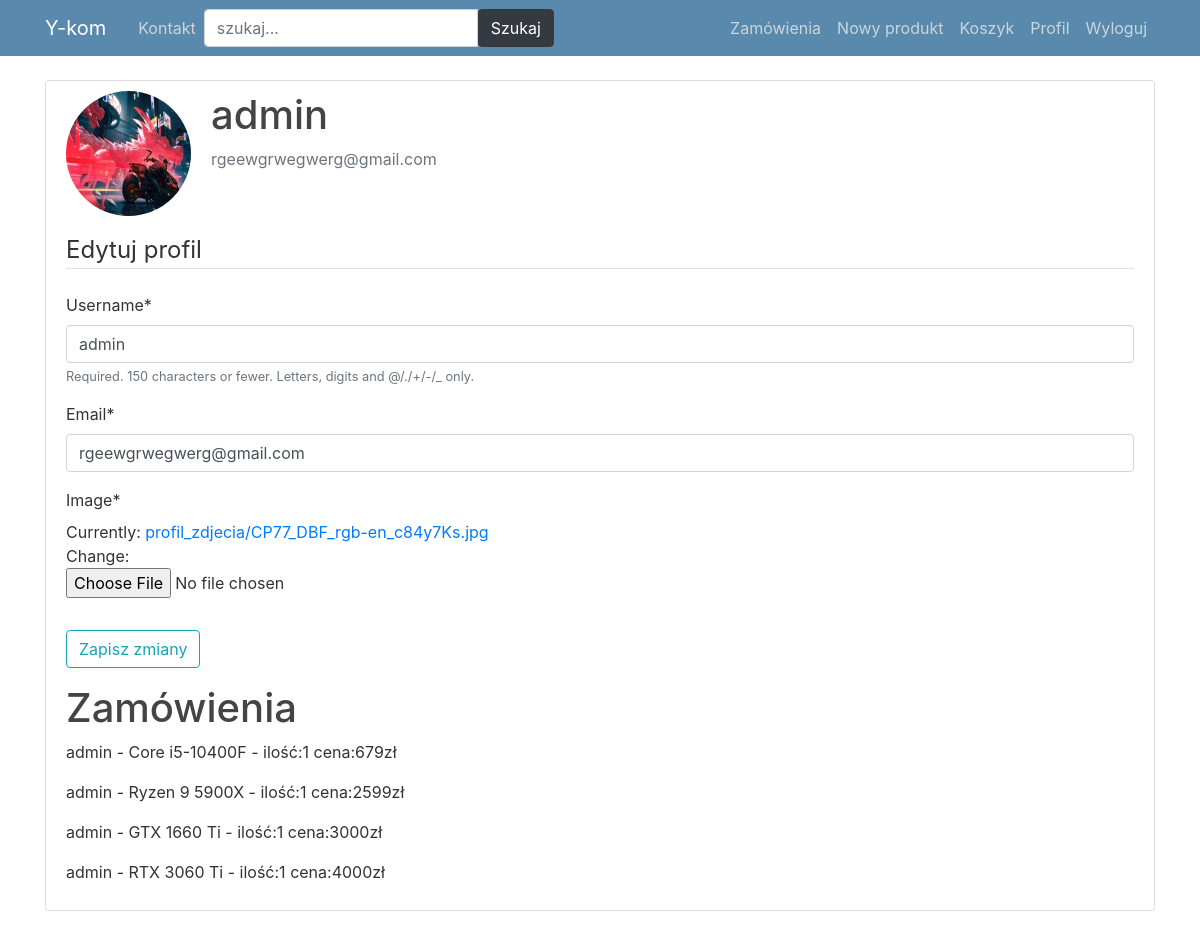
Page /profil/ (signed in) on the earlier database version.
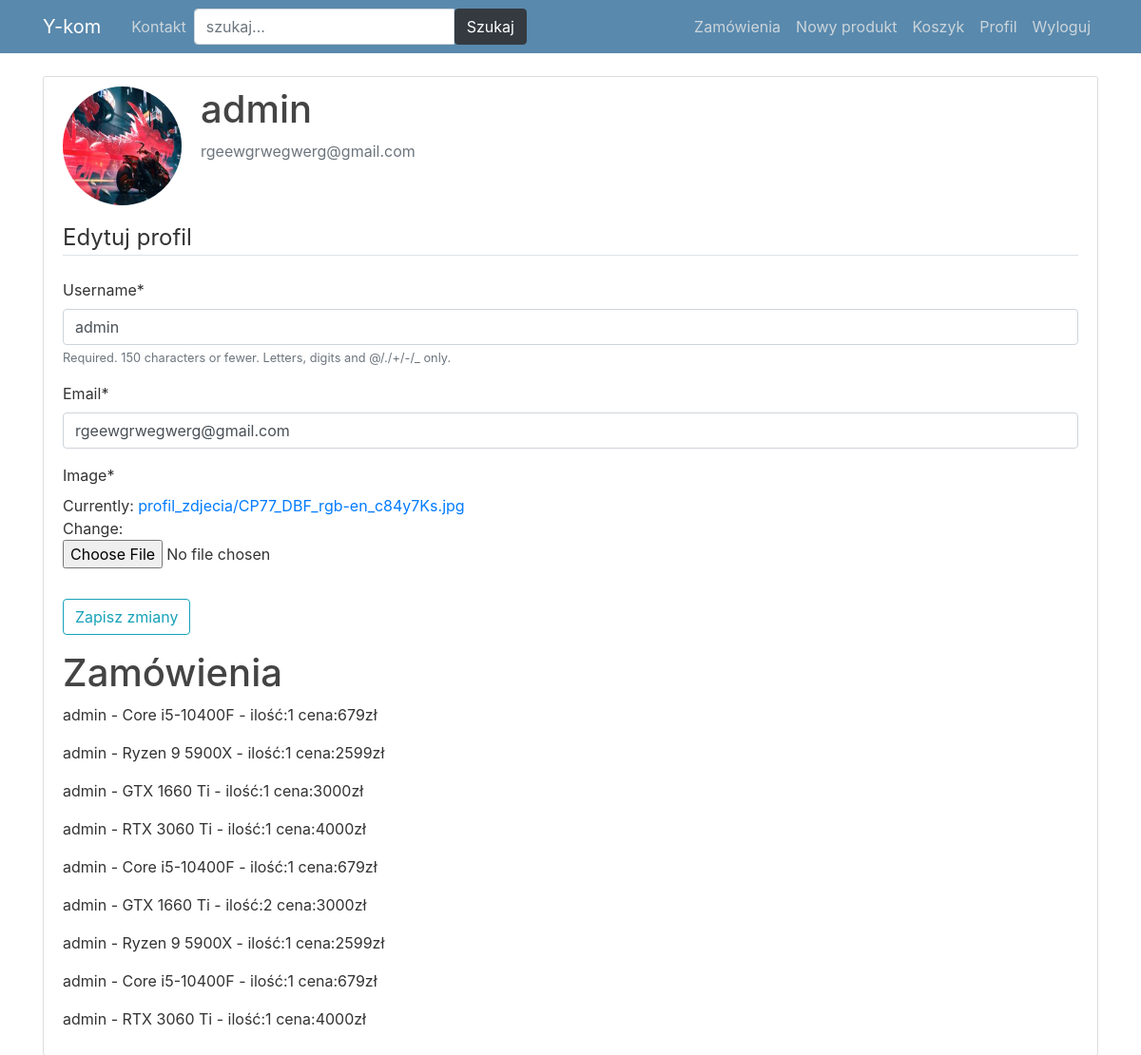
Same page on the later database version.
### koszyk/models.py (models this page shows)
class Order(Model):
    user = ForeignKey(User, on_delete=CASCADE)
    product = ForeignKey(Produkt, on_delete=CASCADE)
    quantity = PositiveIntegerField()
    ordered_date = DateTimeField(auto_now_add=True)
    def __str__(self):
        return f'{self.user} - {self.product.nazwa} - ilość:{self.quantity} cena:{self.product.cena}zł'

### witryna/models.py (models this page shows, shortened)
class Produkt(Model):
    nazwa = CharField(max_length=100)
    marka = CharField(max_length=100)
    cena = IntegerField()
    opis = TextField()
    image = ImageField(default='default.jpg', upload_to='produkt_zdjecia')
    data_dodania = DateTimeField(default=timezone.now)
    autor = ForeignKey(User, on_delete=CASCADE)
    ilosc = IntegerField(default=100)
    dostepny = BooleanField(default=True)

### users/views.py (the view)
# urls.py: path('profil/', user_views.profil, name='profil'),
@login_required
def profil(request):
    if request.method == 'POST':
        u_form = UserUpdateForm(request.POST, instance=request.user)
        p_form = ProfilUpdateForm(request.POST, request.FILES, instance=request.user.profil)
        if u_form.is_valid() and p_form.is_valid():
            u_form.save()
            p_form.save()
            messages.success(request, f'Twoje konto zostało zaktualizowane!')
    else:
        u_form = UserUpdateForm(instance=request.user)
        p_form = ProfilUpdateForm(instance=request.user.profil)
    orders = Order.objects.filter(user=request.user)
    context = {
        'orders': orders,
        'u_form': u_form,
        'p_form': p_form,
    }
    return render(request, 'users/profil.html', context)

### users/forms.py
class UserUpdateForm(forms.ModelForm):
    email = forms.EmailField()
    class Meta:
        model = User
        fields = ['username', 'email']

class ProfilUpdateForm(forms.ModelForm):
    class Meta:
        model = Profil
        fields = ['image']

### users/templates/users/profil.html (shortened to what this page needs)
{% extends "witryna/base.html" %}
{% load crispy_forms_tags %}
{% block content %}
<div class="content-section">
    <div class="media">
        <img class="rounded-circle account-img" src="{{ user.profil.image.url }}">
        <div class="media-body">
            <h2 class="account-heading">{{ user.username }}</h2>
            <p class="text-secondary">{{ user.email }}</p>
        </div>
    </div>
    <form method="POST" enctype="multipart/form-data">
        <fieldset class="form-group">
            <legend class="border-bottom mb-4">Edytuj profil</legend>
            {{ u_form|crispy }}
            {{ p_form|crispy }}
        </fieldset>
        <div class="form-group">
            <button class="btn btn-outline-info" type="submit">Zapisz zmiany</button>
        </div>
    </form>
    <h1>Zamówienia</h1>
    <div>
        {% for order in orders %}
        <p>{{ order }}</p>
        {% endfor %}
    </div>
</div>
{% endblock content%}

Differences in the rows shown:
added Order: user+product+quantity "admin - Core i5-10400F - ilość:1 cena:679zł"
added Order: user+product+quantity "admin - GTX 1660 Ti - ilość:2 cena:3000zł"
added Order: user+product+quantity "admin - Ryzen 9 5900X - ilość:1 cena:2599zł"
added Order: user+product+quantity "admin - Core i5-10400F - ilość:1 cena:679zł"
added Order: user+product+quantity "admin - RTX 3060 Ti - ilość:1 cena:4000zł"
